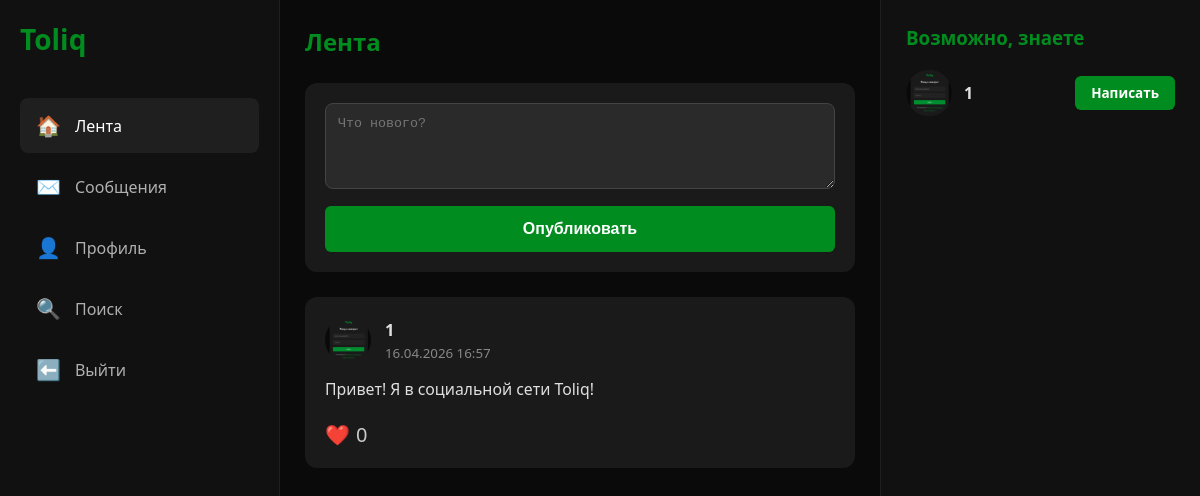
The page / (signed in) on the database its author committed.
### core/models.py (models this page shows, shortened)
class Post(models.Model):
    post_id = models.AutoField(primary_key=True)
    author = models.ForeignKey(User, on_delete=models.CASCADE, related_name='posts')
    text = models.TextField(max_length=5000)
    created_at = models.DateTimeField(auto_now_add=True)
    class Meta:
        db_table = 'Posts'
        ordering = ['-created_at']
    def likes_count(self):
        return Like.objects.filter(post=self).count()

class User(AbstractUser):
    created_at = models.DateTimeField(auto_now_add=True)
    avatar = models.ImageField(upload_to='avatars/', blank=True, null=True)
    class Meta:
        db_table = 'Users'

### core/views.py (the view)
# urls.py: path('', views.feed, name='feed'),
@login_required
def feed(request):
    posts = Post.objects.all().order_by('-created_at')
    form = PostForm()
    suggested_users = User.objects.exclude(id=request.user.id).order_by('?')[:5]
    return render(request, 'feed.html', {
        'posts': posts,
        'form': form,
        'suggested_users': suggested_users
    })

### core/forms.py
class PostForm(forms.ModelForm):
    class Meta:
        model = Post
        fields = ['text']
        widgets = {
            'text': forms.Textarea(attrs={
                'rows': 4,
                'placeholder': 'Что нового?',
                'style': 'width: 100%; background: #2a2a2a; color: #e0e0e0; border: 1px solid #444; border-radius: 8px; padding: 12px;'
            }),
        }

### templates/feed.html (shortened to what this page needs)
{% extends 'base.html' %}
{% block content %}
    <h2 style="margin-bottom: 25px; color: #008C1E;">Лента</h2>
    <div style="background: #1a1a1a; padding: 20px; border-radius: 12px; margin-bottom: 25px;">
        <form method="post" action="{% url 'create_post' %}">
            {{ form.text }}
            <button type="submit" class="btn-green"
                    style="margin-top: 12px; width: 100%; padding: 14px; font-size: 16px;">
                Опубликовать
            </button>
        </form>
    </div>
    {% for post in posts %}
        <div style="background: #1a1a1a; padding: 20px; border-radius: 12px; margin-bottom: 20px;">
            <div style="display: flex; align-items: center; gap: 14px; margin-bottom: 14px;">
                <div style="width: 46px; height: 46px; border-radius: 50%; overflow: hidden;
                        background: #1f1f1f; flex-shrink: 0;">
                {% if post.author.avatar%}
                    <img src="{{ post.author.avatar.url }}" style="width: 100%; height: 100%; object-fit: cover;" alt="">
                {% endif %}
            </div>
                <div>
                    <strong style="font-size: 16.5px;">{{ post.author.username }}</strong><br>
                    <small style="color: #888;">{{ post.created_at|date:"d.m.Y H:i" }}</small>
                </div>
            </div>
            <p style="margin: 12px 0 20px 0; line-height: 1.55; font-size: 15.8px;">
                {{ post.text }}
            </p>
            <div style="display: flex; align-items: center; gap: 18px; color: #ccc;">
                <span onclick="likePost({{ post.post_id }})"
                      style="cursor: pointer; font-size: 20px; display: flex; align-items: center; gap: 6px;">
                    ❤️ <span id="likes-{{ post.post_id }}">{{ post.likes_count }}</span>
                </span>
            </div>
        </div>
    {% empty %}
        <div style="text-align: center; padding: 60px; color: #666; background: #1a1a1a; border-radius: 12px;">
            Пока нет постов.
        </div>
    {% endfor %}
{% endblock %}

### templates/right_sidebar.html (shortened to what this page needs)
<div class="right-sidebar">
    <h3 style="margin-bottom: 20px; color: #008C1E;">Возможно, знаете</h3>
    {% for user in suggested_users %}
        <div style="display: flex; align-items: center; gap: 12px; margin-bottom: 18px;">
            <div style="width: 46px; height: 46px; border-radius: 50%; overflow: hidden;
                        background: #1f1f1f; flex-shrink: 0;">
                {% if user.avatar and user.avatar.url %}
                    <img src="{{ user.avatar.url }}" style="width: 100%; height: 100%; object-fit: cover;" alt="">
                {% endif %}
            </div>
            <div style="flex: 1; min-width: 0;">
                <p style="margin: 0; font-weight: 600; white-space: nowrap; overflow: hidden; text-overflow: ellipsis;">
                    {{ user.username }}
                </p>
            </div>
            <a href="{% url 'chat' user.id %}" class="btn-green" style="padding: 8px 16px; font-size: 13.5px;text-decoration:none">
                Написать
            </a>
        </div>
    {% endfor %}
</div>

### templates/base.html (style rules this page uses)
* { margin: 0; padding: 0; box-sizing: border-box; }
body { background: #0a0a0a; color: #e0e0e0; font-family: 'Segoe UI', Arial, sans-serif; }
.right-sidebar { width: 320px; background: #111; padding: 25px; border-left: 1px solid #1f1f1f; }
.btn-green { background: #008C1E; color: #ffffff; border: none; padding: 10px 20px; border-radius: 6px; font-weight: bold; cursor: pointer; }

### rows shown on the page
Post: author.avatar (picture), author.username "1", created_at "16.04.2026 16:57", text "Привет! Я в социальной сети Toliq!", likes_count "0"
User: avatar (picture), username "1"
